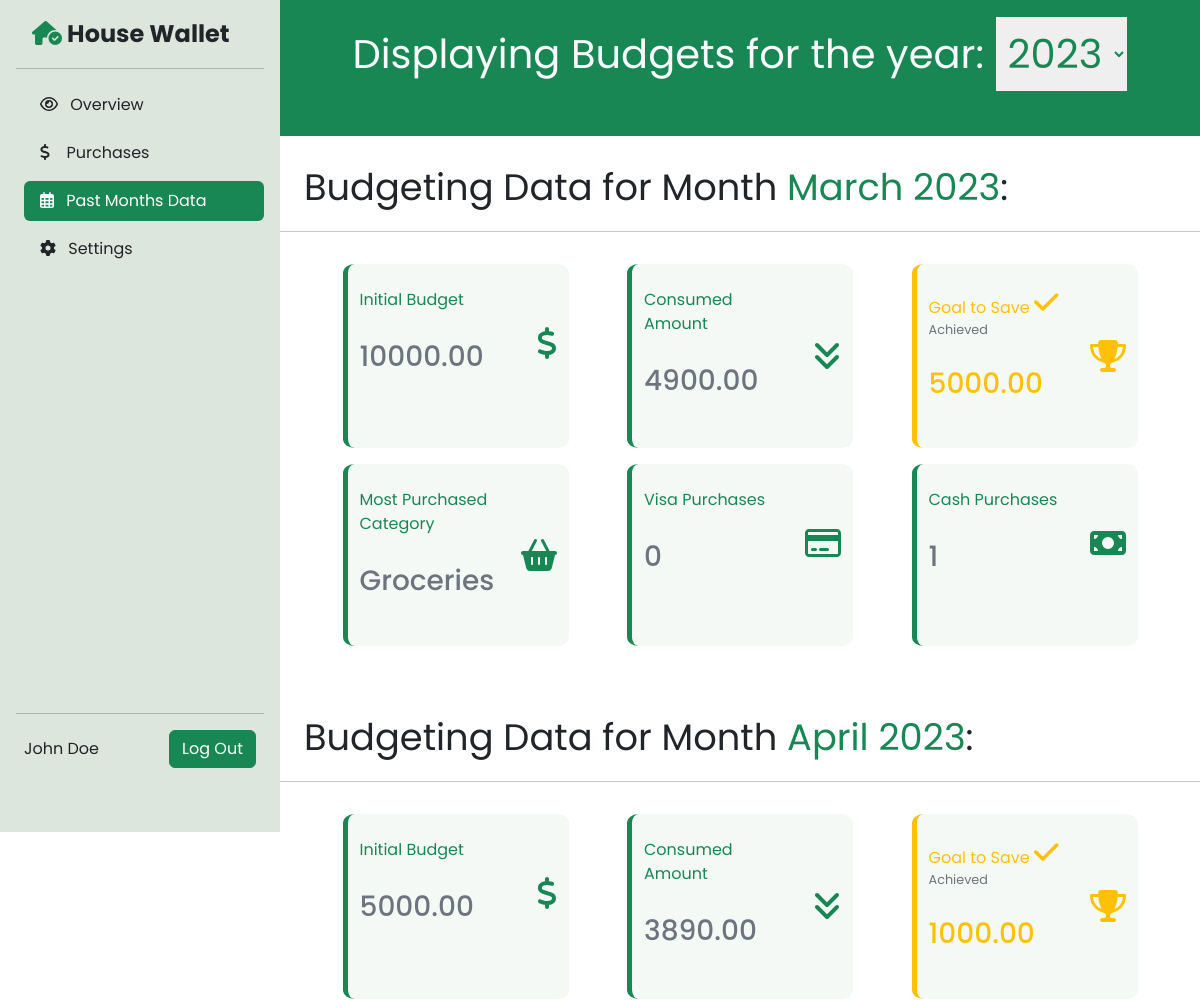
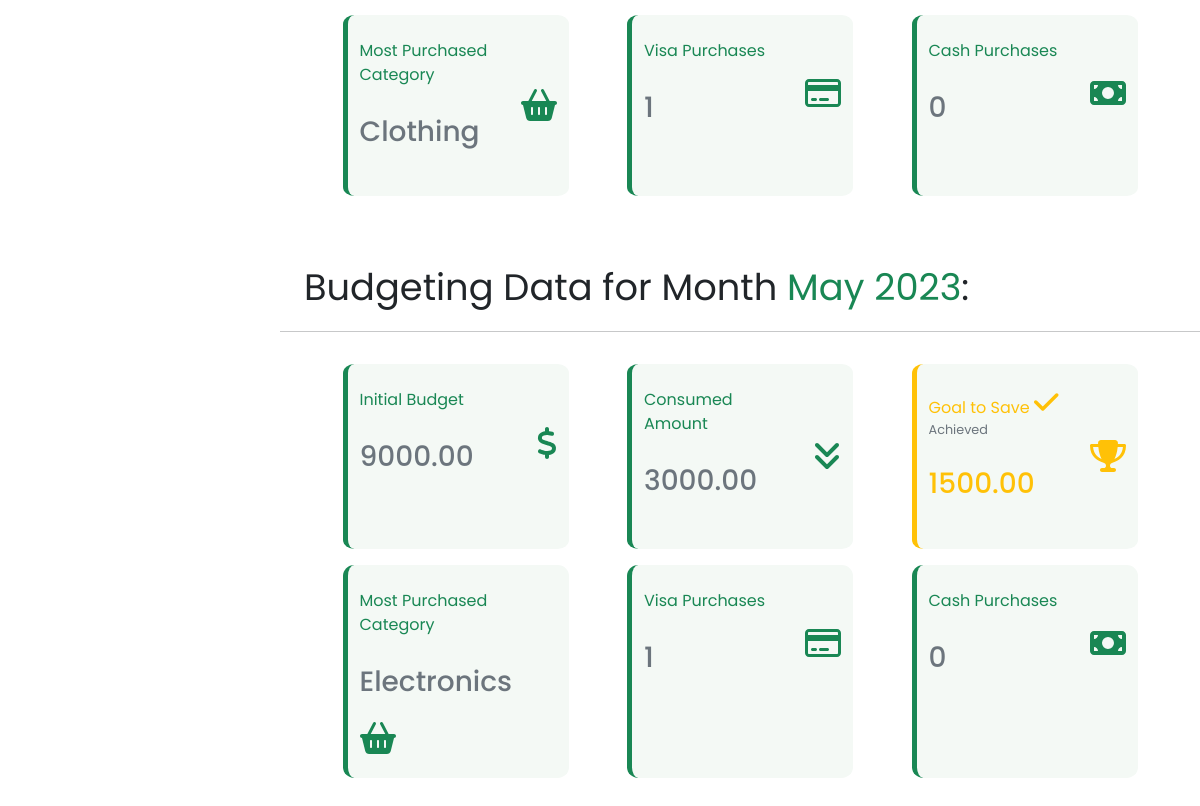
/past.php (signed in), run on the app's committed database (2 pictures, top to bottom).
### tables this page shows
create table budget (
budget_month int not null,
initial_budget DECIMAL(10,2) not null,
consumed_budget DECIMAL(10,2),
goal_budget DECIMAL(10,2),
user_id int,
yr int not null,
PRIMARY KEY (user_id,budget_month),
constraint user_id_budget_fk foreign key (user_id) references user(user_id) on delete cascade
);

### Budget.php (called while the page is built, shortened)
<?php
class Budget
{
    private $month, $initial, $consumed, $goal, $user_id, $year;
    public function __construct($month, $initial, $consumed, $goal, $user_id, $year)
    {
        $this->month = $month;
        $this->initial = $initial;
        $this->consumed = $consumed;
        $this->goal = $goal;
        $this->year = $year;
    }
    public function getMonth()
    {
        return $this->month;
    }
    public function getInitial()
    {
        return $this->initial;
    }
    public function getConsumed()
    {
        return $this->consumed;
    }
    public function getGoal()
    {
        return $this->goal;
    }
    public function getYear()
    {
        return $this->year;
    }
    public static function budgetsOfThisYear($id, $year)
    {
        try {
            $connect = pdo_connect();
            $statment = $connect->prepare("select * FROM `budget` WHERE (user_id = :id and yr = :year)");
            $statment->bindValue("id", $id);
            $statment->bindValue("year", $year);
            $statment->execute();
            while ($budget = $statment->fetchObject()) {
                $b = new Budget($budget->budget_month, $budget->initial_budget, $budget->consumed_budget, $budget->goal_budget, $id, $budget->yr);
                $budgets[] = $b;
            }
            if (!empty($budgets)){
                return $budgets;
            }
            else{
                return false;
            }
        } catch (PDOException $e) {
            catchErrorToFile($e->getMessage(), $e->getCode());
            return false;
        }
    }
    public static function get_budget_years($id){
        try {
            $connect = pdo_connect();
            $statment = $connect->prepare("select distinct yr FROM `budget` WHERE user_id = :id order by yr DESC");
            $statment->bindValue("id", $id);
            $statment->execute();
            while ($result = $statment->fetchObject()) {
                $res[] = $result->yr;
            }
            if (!empty($res))
            {
                return $res;
            }
            else{
                return false;
            }
        } catch (PDOException $e) {
            catchErrorToFile($e->getMessage(), $e->getCode());
            return false;
        }
    }
}

### processing.php (called while the page is built, shortened)
<?php
require_once('User.php');
require_once('Purchase.php');
function getMonthName($monthNum)
{
    return date("F", mktime(0, 0, 0, $monthNum, 1));
}

### Purchase.php (called while the page is built, shortened)
<?php
require_once('Budget.php');
class Purchase
{
    public static function most_purchased_category($month, $user_id, $year)
    {
        try {
            $connect = pdo_connect();
            $start = "'" . $year . "-" . $month . "-1'";
            $end = "'" . $year . "-" . $month . "-31'";
            $statment = $connect->prepare("select product_category, SUM(price) AS total_spending FROM purchase WHERE (user_id = :id and purchase_date between " . $start . " and " . $end . " ) GROUP BY product_category ORDER BY total_spending DESC LIMIT 1");
            $statment->bindValue("id", $user_id);
            $statment->execute();
            if ($purchase = $statment->fetchObject()) {
                return $purchase->product_category;
            } else {
                $connect = null;
                return "<span style='font-size:0.7rem;'>No Purchases Are Recorded For This Month</span>";
            }
        } catch (PDOException $e) {
            catchErrorToFile($e->getMessage(), $e->getCode());
            return false;
        }
    }
    public static function visa_cash_count($month, $user_id, $year)
    {
        try {
            $connect = pdo_connect();
            $start = "'" . $year . "-" . $month . "-1'";
            $end = "'" . $year . "-" . $month . "-31'";
            $statment = $connect->prepare("select payment,count(*) as theirCount from purchase where user_id = :id and purchase_date between " . $start . " and " . $end . " GROUP BY payment");
            $statment->bindValue("id", $user_id);
            $statment->execute();
            $p = array();
            while ($purchase = $statment->fetchObject()) {
                $p += array($purchase->payment => $purchase->theirCount);
            }
            $len = count($p);
            if ($len == 0) {
                $p = array("visa" => 0, "cash" => 0);
            } else if ($len == 1) {
                $key = array_keys($p)[0];
                $p += ($key == "visa" ? array("cash" => 0) : array("visa" => 0));
            }
            return $p;
        } catch (PDOException $e) {
            catchErrorToFile($e->getMessage(), $e->getCode());
            return false;
        }
    }
}

### past.php (the view, shortened to what this page needs)
<?php
require_once('processing.php');
$year = date('Y');
$years = Budget::get_budget_years(get_id());
if (empty($_GET['year'])) {
    $budgets = Budget::budgetsOfThisYear(get_id(), $year);
} else {
    $year = $_GET['year'];
    $budgets = Budget::budgetsOfThisYear(get_id(), $year);
}
require_once('head.php');
?>
<body>
    <div class="row m-0">
        <?php
        require_once('sidenav.php');
        ?>
        <div class="past" style="padding-left:280px; padding-right:0;">
            <div class="header-purchases">
                <div style="font-size:2.5rem;" class="pt-3 text-center bg-success text-light pb-1">
                    <form method="get" action="past.php" onchange="submit()">
                        Displaying Budgets for the year:
                        <select name="year" class="text-success p-2 border border-success">
                            <?php
                            if (!empty($years)) {
                                foreach ($years as $y) {
                            ?>
                                    <option value="<?= $y ?>" <?= !empty($_GET['year']) && $_GET['year'] == $y ? " selected " : " " ?>><?= $y ?></option>
                            <?php }
                            }
                            ?>
                        </select>
                    </form>
                </div>
            </div>
            <?php
            if (!empty($budgets)) {
                foreach ($budgets as $budget) { ?>
                    <div class="mb-3">
                        <div style="font-size:2.3rem;" class="pt-4 ps-4">
                            Budgeting Data for Month <span class="text-success"> <?= getMonthName($budget->getMonth()) . " " . $budget->getYear() ?></span>:
                        </div>
                        <?php
                        $consumed = $budget->getConsumed();
                        $initial = $budget->getInitial();
                        $goal = $budget->getGoal();
                        $m = $budget->getMonth();
                        $y = $budget->getYear();
                        if ($initial - $consumed >= $goal && $m != date('m'))
                            $achieved = 1;
                        elseif ($m == date('m') && $y != date('Y')) {
                            $achieved = 1;
                        } else {
                            $achieved = 0;
                        }
                        ?>
                        <hr>
                        <div class="row overview-stats m-0 mt-4 p-2 justify-content-evenly">
                            <div class="col-md-3 me-1 align-items-center pt-4 pb-4 mb-3">
                                <div class="row align-items-center">
                                    <div class="col mr-1">
                                        <div class="fs-7 font-weight-bold text-success  mb-1">
                                            Initial Budget
                                        </div>
                                        <div class="h3 pb-4 pt-4 mb-0 font-weight-bold text-secondary">
                                            <?= $budget->getInitial() ?>
                                        </div>
                                    </div>
                                    <div class="col-auto">
                                        <i class="fa-solid fa-dollar-sign text-success fs-2 p-0"></i>
                                    </div>
                                </div>
                            </div>
                            <div class="col-md-3 me-1 align-items-center pt-4 pb-4  mb-3">
                                <div class="row align-items-center">
                                    <div class="col mr-1">
                                        <div class="fs-7 font-weight-bold text-success  mb-1">
                                            Consumed Amount
                                        </div>
                                        <div class="h3 pb-4 pt-4 mb-0 font-weight-bold text-secondary">
                                            <?= $budget->getConsumed() ?>
                                        </div>
                                    </div>
                                    <div class="col-auto">
                                        <i class="fa-solid fa-angles-down text-success fs-2 p-0"></i>
                                    </div>
                                </div>
                            </div>
                            <div class="col-md-3 align-items-center pt-4 pb-4  mb-3<?= $achieved ? " border-start border-warning border-5" : "" ?>">
                                <div class="row align-items-center">
                                    <div class="col mr-1">
                                        <div class="fs-7 font-weight-bold <?= $achieved ? " text-warning " : " text-success " ?>  mb-1">
                                            Goal to Save <?= $achieved ? '<i class="fa-solid fa-check text-warning fs-3"></i> <span class="text-secondary" style="font-size:0.8rem;">Achieved</span>' : "" ?>
                                        </div>
                                        <div class="h3 pb-4 pt-4 mb-0 font-weight-bold <?= $achieved ? " text-warning " : " text-secondary " ?>">
                                            <?= $budget->getGoal() ?>
                                        </div>
                                    </div>
                                    <div class="col-auto">
                                        <i class="fa-solid fa-trophy  <?= $achieved ? " text-warning " : " text-success " ?> fs-2 p-0"></i>
                                    </div>
                                </div>
                            </div>
                            <?php
                            $mostPurchasedCategory = Purchase::most_purchased_category($budget->getMonth(), get_id(), $budget->getYear());
                            $payCount = Purchase::visa_cash_count($budget->getMonth(), get_id(), $budget->getYear());
                            $visa = $payCount["visa"];
                            $cash = $payCount["cash"];
                            ?>
                            <div class="col-md-3 me-1 align-items-center pt-4 pb-4 mb-3">
                                <div class="row align-items-center">
                                    <div class="col mr-1">
                                        <div class="fs-7 font-weight-bold text-success mb-1">
                                            Most Purchased Category
                                        </div>
                                        <div class="h3 pb-4 pt-4 mb-0 font-weight-bold text-secondary"><?= $mostPurchasedCategory ?></div>
                                    </div>
                                    <div class="col-auto">
                                        <i class="fa-solid fa-basket-shopping text-success fs-2 p-0"></i>
                                    </div>
                                </div>
                            </div>
                            <div class="col-md-3 me-1 align-items-center pt-4 pb-4 mb-3">
                                <div class="row align-items-center">
                                    <div class="col mr-1">
                                        <div class="fs-7 font-weight-bold text-success mb-1">
                                            Visa Purchases
                                        </div>
                                        <div class="h3 pb-4 pt-4 mb-0 font-weight-bold text-secondary"><?= $visa ?></div>
                                    </div>
                                    <div class="col-auto">
                                        <i class="fa-regular fa-credit-card text-success fs-2 p-0"></i>
                                    </div>
                                </div>
                            </div>
                            <div class="col-md-3 align-items-center pt-4 pb-4 mb-3">
                                <div class="row align-items-center">
                                    <div class="col mr-1">
                                        <div class="fs-7 font-weight-bold text-success  mb-1">
                                            Cash Purchases
                                        </div>
                                        <div class="h3 pb-4 pt-4 mb-0 font-weight-bold text-secondary"><?= $cash ?></div>
                                    </div>
                                    <div class="col-auto">
                                        <i class="fa-solid fa-money-bill text-success fs-2 p-0"></i>
                                    </div>
                                </div>
                            </div>
                        </div>
                    </div>
                <?php }
            } else { ?>
                <div style="font-size:2.3rem;" class="pt-4 ps-4">
                    No Budgeting Data for the year<span class="text-success"> <?= $_GET['year'] ?></span>:
                </div>
            <?php } ?>
        </div>
</body>
</html>

### data on the page
budget: budget_month "March", yr "2023", initial_budget "10000.00", consumed_budget "4900.00", shows "Achieved", goal_budget "5000.00", mostPurchasedCategory "Groceries", visa "0", cash "1"
budget: budget_month "April", yr "2023", initial_budget "5000.00", consumed_budget "3890.00", shows "Achieved", goal_budget "1000.00", mostPurchasedCategory "Clothing", visa "1", cash "0"
budget: budget_month "May", yr "2023", initial_budget "9000.00", consumed_budget "3000.00", shows "Achieved", goal_budget "1500.00", mostPurchasedCategory "Electronics", visa "1", cash "0"

### other printed values
get_username() "John Doe"
form field year "2023"
